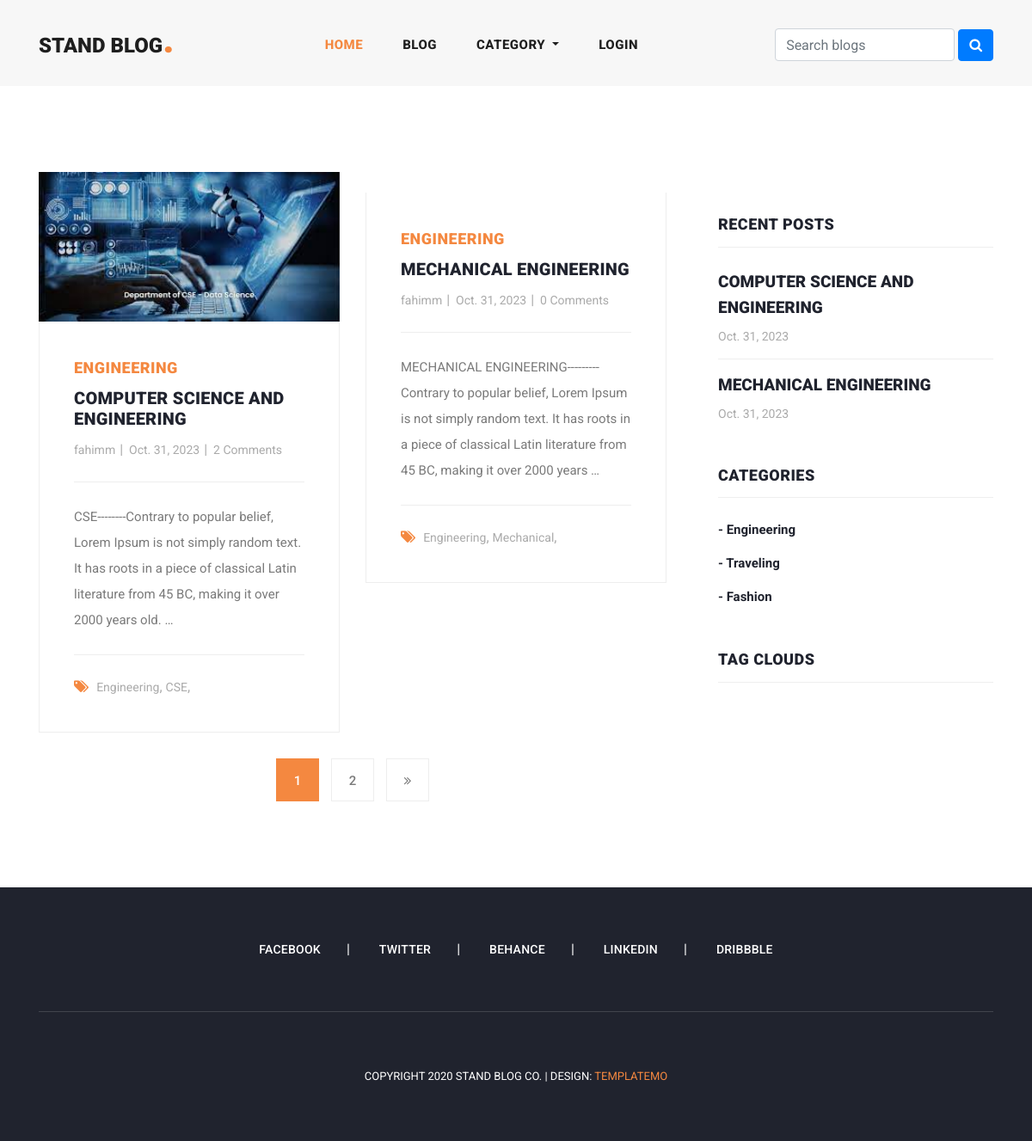
Screenshot of /category_blogs/engineering/ with the database file from the repository.
### Blog_app/models.py (models this page shows, shortened)
class Blog(models.Model):
    user = models.ForeignKey(User,related_name="user_blogs",on_delete=models.CASCADE)
    category = models.ForeignKey(Category,related_name="category_blogs", on_delete=models.CASCADE)
    tags= models.ManyToManyField(Tag,related_name="tag_blogs",blank=True)
    likes=models.ManyToManyField(User,related_name="user_likes",blank=True)
    title = models.CharField(max_length=50,)
    slug = models.SlugField(null=True,blank=True)
    banner = models.ImageField(upload_to='blog_banners')
    created_date= models.DateField(auto_now_add=True)
    description=models.TextField()

class Category(models.Model):
    title= models.CharField(max_length=50,unique=True)
    slug = models.SlugField(null=True,blank=True)
    created_date= models.DateField(auto_now_add=True)

class Tag(models.Model):
    title= models.CharField(max_length=50,)
    slug = models.SlugField(null=True,blank=True)
    created_date= models.DateField(auto_now_add=True)

### user_profile_app/models.py (models this page shows, shortened)
class User(AbstractUser):
    email = models.EmailField(
        max_length=150,
        unique= True,
        error_messages={
            "unique": "The email must be unique"
        }
    )
    profile_image= models.ImageField(
        null=True,
        blank=True,
        upload_to="profile_images",
    )
    REQUIRED_FIELDS= ["email"]
    objects= CustomUserManager

### Blog_app/views.py (the view)
# urls.py: path('category_blogs/<str:slug>/', views.category_blogs, name='category_blogs'),
def category_blogs(request,slug):
    category = get_object_or_404(Category,slug=slug)
    queryset = category.category_blogs.all()
    tags = Tag.objects.order_by('-created_date')[:5]
    all_blogs = Blog.objects.order_by('-created_date')[:5]
    page= request.GET.get('page',1)
    paginator= Paginator(queryset,2)
    try:
        blogs=paginator.page(page)
    except EmptyPage:
        blogs=paginator.page(1)
    except PageNotAnInteger:
        blogs=paginator.page(1)
        return redirect('blogs')
    context={
        "blogs":blogs,
        "tags":tags,
        "all_blogs":all_blogs,
    }
    return render(request,'category_blogs.html',context)

### Blog_app/context_processors.py (called while the page is built)
def get_all_categories(request):
    categories = Category.objects.all()
    context={"categories":categories}
    return context

### templates/category_blogs.html (shortened to what this page needs)
{% extends "base.html" %}
{% load static %}
{% block content %}
    <section class="blog-posts grid-system">
      <div class="container">
        <div class="row">
          <div class="col-lg-8">
            <div class="all-blog-posts">
              <div class="row">
                {% for blog in blogs %}
                {% include "blog_card.html" %}
                {% endfor %}
                <div class="col-lg-12">
                  {% include "pagination.html" %}
                </div>
              </div>
            </div>
          </div>
        {% include 'sidebar.html' %}
        </div>
      </div>
    </section>
{% endblock content %}

### templates/blog_card.html
{% load static %}
<div class="col-lg-6">
    <div class="blog-post">
      <div class="blog-thumb">
        <img src="{{blog.banner.url}}" alt="">
      </div>
      <div class="down-content">
        <span>{{blog.category.title}}</span>
        <a href="{% url 'blog_details' blog.slug%}"><h4>{{blog.title}}</h4></a>
        <ul class="post-info">
          <li><a href="#">{{blog.user.username}}</a></li>
          <li><a href="#">{{blog.created_date}}</a></li>
          <li><a href="#">{{blog.blog_comments.all.count}} Comments</a></li>
        </ul>
        <p>{{blog.description|truncatewords:30}}</p>
        <div class="post-options">
          <div class="row">
            <div class="col-lg-12">
              <ul class="post-tags">
                <li><i class="fa fa-tags"></i></li>
                {%if blog.tags.all.count > 0 %}
                {%for tag in blog.tags.all%}
                <li><a href="{% url 'tag_blogs' tag.slug%}">{{tag.title}}</a>,</li>
                {% endfor %}
                {% else %}
                None
                {% endif %}
              </ul>
            </div>
          </div>
        </div>
      </div>
    </div>
  </div>

### templates/sidebar.html (shortened to what this page needs)
<div class="col-lg-4">
    <div class="sidebar">
      <div class="row">
        <div class="col-lg-12">
          <div class="sidebar-item recent-posts">
            <div class="sidebar-heading">
              <h2>Recent Posts</h2>
            </div>
            <div class="content">
              <ul>
                {%for blog in blogs|slice:"4"%}
                <li><a href="{% url 'blog_details' blog.slug%}">
                  <h5>{{blog.title}}</h5>
                  <span>{{blog.created_date}}</span>
                </a></li>
               {% endfor %}
              </ul>
            </div>
          </div>
        </div>
        <div class="col-lg-12">
          <div class="sidebar-item categories">
            <div class="sidebar-heading">
              <h2>Categories</h2>
            </div>
            <div class="content">
              <ul>
                {%for category in categories%}
                <li><a href="{% url 'category_blogs' category.slug %}">- {{category.title}}</a></li>
                {% endfor %}
              </ul>
            </div>
          </div>
        </div>
        <div class="col-lg-12">
          <div class="sidebar-item tags">
            <div class="sidebar-heading">
              <h2>Tag Clouds</h2>
            </div>
          </div>
        </div>
      </div>
    </div>
  </div>

### static/css/templatemo-stand-blog.css (style rules this page uses)
body { font-family: 'Roboto', sans-serif; overflow-x: hidden; text-rendering: optimizeLegibility; -webkit-font-smoothing: antialiased; -moz-osx-font-smoothing: grayscale; }
p { margin-bottom: 0px; font-size: 15px; font-weight: 400; color: #7a7a7a; line-height: 30px; }
a { text-decoration: none!important; }
ul { padding: 0; margin: 0; list-style: none; }
h1,h2,h3,h4,h5,h6 { margin: 0px; }
.blog-posts { margin-top: 100px; }
.blog-posts .blog-post { margin-bottom: 30px; }
.blog-posts .blog-thumb img { width: 100%; overflow: hidden; }
.blog-posts .down-content { padding: 40px; border-right: 1px solid #eee; border-left: 1px solid #eee; border-bottom: 1px solid #eee; }
.blog-posts .down-content span { font-size: 18px; text-transform: uppercase; letter-spacing: 0.5px; font-weight: 900; color: #f48840; }
.blog-posts .down-content h4 { font-size: 24px; text-transform: capitalize; letter-spacing: 0.5px; font-weight: 900; color: #20232e; margin: 10px 0px 12px 0px; }
.blog-posts .down-content ul.post-info li { display: inline-block; margin-right: 8px; }
.blog-posts .down-content ul.post-info li:after { content: '|'; color: #aaa; margin-left: 8px; }
.blog-posts .down-content h4 { font-size: 20px; letter-spacing: 0.25px; }
.grid-system .down-content ul.post-info li { margin-right: 3px; }
.grid-system .down-content ul.post-info li:after { margin-left: 5px; }
.blog-posts .down-content ul.post-info li:last-child::after { display: none; }
.blog-posts .down-content ul.post-info li a { font-size: 14px; color: #aaa; font-weight: 400; transition: all .3s; }
.blog-posts .down-content p { padding: 25px 0px; margin: 25px 0px; border-top: 1px solid #eee; border-bottom: 1px solid #eee; }
.blog-posts .down-content ul.post-tags li, .blog-posts .down-content ul.post-share li { display: inline-block; }
.blog-posts .down-content ul.post-tags li:first-child i, .blog-posts .down-content ul.post-share li:first-child i { color: #f48840; margin-right: 5px; }
.blog-posts .down-content ul.post-tags li, .blog-posts .down-content ul.post-share li { color: #aaa; }
.blog-posts .down-content ul.post-tags li a, .blog-posts .down-content ul.post-share li a { font-size: 14px; color: #aaa; font-weight: 400; transition: all .3s; }
.blog-posts .sidebar-heading h2 { font-size: 18px; text-transform: uppercase; font-weight: 900; letter-spacing: 0.5px; color: #20232e; border-bottom: 1px solid #eee; padding-bottom: 15px; margin-bottom: 25px; }
.sidebar { margin-left: 30px; }
.sidebar .sidebar-item { margin-top: 50px; }
.sidebar .sidebar-heading h2 { font-size: 18px; text-transform: uppercase; font-weight: 900; letter-spacing: 0.5px; color: #20232e; border-bottom: 1px solid #eee; padding-bottom: 15px; margin-bottom: 25px; }
.sidebar .recent-posts ul li { margin-bottom: 15px; padding-bottom: 15px; border-bottom: 1px solid #eee; }
.sidebar .recent-posts ul li:last-child { margin-bottom: 0px; padding-bottom: 0px; border-bottom: none; }
.sidebar .recent-posts ul li h5 { font-size: 19px; font-weight: 900; color: #20232e; line-height: 30px; transition: all 0.3s; }
.sidebar .recent-posts ul li span { display: block; font-size: 14px; color: #aaa; margin-top: 8px; }
.sidebar .categories ul li { margin-bottom: 15px; }
.sidebar .categories ul li:last-child { margin-bottom: 0px; }
.sidebar .categories ul li a { font-size: 15px; font-weight: 700; color: #20232e; transition: all .3s; }

### rows the page displays
Blog: banner (picture), category "ENGINEERING", title "COMPUTER SCIENCE AND ENGINEERING", user.username "fahimm", created_date "Oct. 31, 2023", blog_comments.all.count "2", description "CSE--------Contrary to popular belief, Lorem Ipsum is not simply random text. It has roots in a piece of classical Latin literature from 45 BC, making it over 2000 years old. …"
Tag: title "Engineering"
Tag: title "CSE"
Blog: category "ENGINEERING", title "MECHANICAL ENGINEERING", user.username "fahimm", created_date "Oct. 31, 2023", blog_comments.all.count "0", description "MECHANICAL ENGINEERING---------Contrary to popular belief, Lorem Ipsum is not simply random text. It has roots in a piece of classical Latin literature from 45 BC, making it over 2000 years …"
Tag: title "Mechanical"
Category: title "Engineering"
Category: title "Traveling"
Category: title "Fashion"

### other values shown
{{ page }} "1"
{{ page }} "2"
